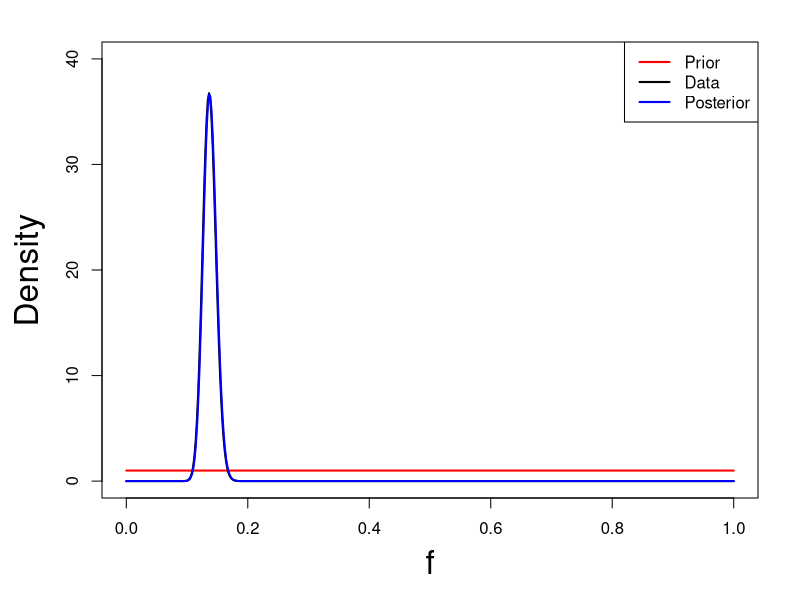

Write the R code that produced this figure. (Note: this script raises an error after producing the figure.)
library(vioplot)



# ~~~~~~~~~~~~~~~~~~~~~~~~~~~~~~~~~~~~~~~~~~~~~~~~~~~~~~~~~~~~~~~~~~~~
# example from slides
# ~~~~~~~~~~~~~~~~~~~~~~~~~~~~~~~~~~~~~~~~~~~~~~~~~~~~~~~~~~~~~~~~~~~~
res <- 500
prior <- dbeta(seq(0,1,length.out = res), 1, 1)
data <- dbeta(seq(0,1,length.out = res), 137, 863)
posterior <- dbeta(seq(0,1,length.out = res), 138, 864)

par(mfrow = c(1,1), mar = c(5.1,5.1,2.1,2.1))
plot(prior ~ seq(0,1,length.out = res), type = 'l', ylim = c(0,40), lwd = 2,
     col = 'red', xlab = 'f', ylab = 'Density', cex.lab = 2)
points(data ~ seq(0,1,length.out = res), type = 'l', lwd = 2)
points(posterior ~ seq(0,1,length.out = res), type = 'l', lwd = 2, 
       col = 'blue')
legend('topright', c('Prior','Data','Posterior'),
       lwd = 2, col = c('red','black','blue'))

# ~~~~~~~~~~~~~~~~~~~~~~~~~~~~~~~~~~~~~~~~~~~~~~~~~~~~~~~~~~~~~~~~~~~~
# ~~~~~~~~~~~~~~~~~~~~~~~~~~~~~~~~~~~~~~~~~~~~~~~~~~~~~~~~~~~~~~~~~~~~
# Let's imagine we're going to mark and release 1000 ducks (k)...
# ~~~~~~~~~~~~~~~~~~~~~~~~~~~~~~~~~~~~~~~~~~~~~~~~~~~~~~~~~~~~~~~~~~~~
# ~~~~~~~~~~~~~~~~~~~~~~~~~~~~~~~~~~~~~~~~~~~~~~~~~~~~~~~~~~~~~~~~~~~~
n <- 1000

# ~~~~~~~~~~~~~~~~~~~~~~~~~~~~~~~~~~~~~~~~~~~~~~~~~~~~~~~~~~~~~~~~~~~~
# we'll assume that our 'true' band-recovery probability is 0.05, 
# or that hunters will shoot, recover, and report 5% of the total 
# population (we'll assume that our marked population is representative)
# ~~~~~~~~~~~~~~~~~~~~~~~~~~~~~~~~~~~~~~~~~~~~~~~~~~~~~~~~~~~~~~~~~~~~
f <- 0.05

# ~~~~~~~~~~~~~~~~~~~~~~~~~~~~~~~~~~~~~~~~~~~~~~~~~~~~~~~~~~~~~~~~~~~~
# now we'll generate some data (y), or the number of ducks that are actually
# killed, retrived, and reported by hunters
# ~~~~~~~~~~~~~~~~~~~~~~~~~~~~~~~~~~~~~~~~~~~~~~~~~~~~~~~~~~~~~~~~~~~~
?rbinom()
y <- rbinom(1, n, f)

# sample 1000 marked birds with same f for 50 years (z)
z <- rbinom(50, n, f)
hist(z, breaks = 20)

# ~~~~~~~~~~~~~~~~~~~~~~~~~~~~~~~~~~~~~~~~~~~~~~~~~~~~~~~~~~~~~~~~~~~~
# great, now we have our data!
# let's consider three priors...
# the two numbers are the alpha and beta parameters for a beta distribution
# ~~~~~~~~~~~~~~~~~~~~~~~~~~~~~~~~~~~~~~~~~~~~~~~~~~~~~~~~~~~~~~~~~~~~
weak <- c(1,1)
mod <- c(1,9)
strong <- c(100,900)



# ~~~~~~~~~~~~~~~~~~~~~~~~~~~~~~~~~~~~~~~~~~~~~~~~~~~~~~~~~~~~~~~~~~~~
# let's visualize our priors!
# ~~~~~~~~~~~~~~~~~~~~~~~~~~~~~~~~~~~~~~~~~~~~~~~~~~~~~~~~~~~~~~~~~~~~
samples <- 10000
vioplot(rbeta(samples, weak[1], weak[2]),
        rbeta(samples, mod[1], mod[2]),
        rbeta(samples, strong[1], strong[2]),
        names = c('Beta(1,1)', 'Beta(1,9)','Beta(5,95)'))


# ~~~~~~~~~~~~~~~~~~~~~~~~~~~~~~~~~~~~~~~~~~~~~~~~~~~~~~~~~~~~~~~~~~~~
# lets generate some posteriors (along with an MC maximum likelihood estimate)
# ~~~~~~~~~~~~~~~~~~~~~~~~~~~~~~~~~~~~~~~~~~~~~~~~~~~~~~~~~~~~~~~~~~~~
samples <- 10000
p.weak <- rbeta(samples, weak[1]+y, weak[2]+(n-y))
p.mod <- rbeta(samples, mod[1]+y, mod[2]+(n-y))
p.strong <- rbeta(samples, strong[1]+y, strong[2]+(n-y))
ml.est <- rbeta(samples, y, (n-y))

# ~~~~~~~~~~~~~~~~~~~~~~~~~~~~~~~~~~~~~~~~~~~~~~~~~~~~~~~~~~~~~~~~~~~~
# let's generate some summary statistics of the posterior distribution
# ~~~~~~~~~~~~~~~~~~~~~~~~~~~~~~~~~~~~~~~~~~~~~~~~~~~~~~~~~~~~~~~~~~~~
q.weak <- quantile(p.weak, c(0.025,0.5,0.975))
q.mod <- quantile(p.mod, c(0.025,0.5,0.975))
q.strong <- quantile(p.strong, c(0.025,0.5,0.975))
q.ml <- quantile(ml.est, c(0.025,0.5,0.975))


# ~~~~~~~~~~~~~~~~~~~~~~~~~~~~~~~~~~~~~~~~~~~~~~~~~~~~~~~~~~~~~~~~~~~~
# let's plot our posteriors and our MLE
# ~~~~~~~~~~~~~~~~~~~~~~~~~~~~~~~~~~~~~~~~~~~~~~~~~~~~~~~~~~~~~~~~~~~~
vioplot(p.weak, p.mod, p.strong, ml.est,
        drawRect = F, ylab = 'Estimates of band-recovery probability',
        xlab = 'Priors (and non-Bayes)', line = 3, cex.lab = 2,
        names = c('Beta(1,1)','Beta(1,9)','Beta(5,95)','ML'), ylim = c(0,0.1))
arrows(1:4, c(q.weak[1],q.mod[1],q.strong[1],q.ml[1]), 
       1:4, c(q.weak[3],q.mod[3],q.strong[3],q.ml[3]),
       length = 0)
points(c(q.weak[2],q.mod[2],q.strong[2],q.ml[2]), pch = 21, bg = 'white', cex = 2)

q.weak[2];q.mod[2];q.strong[2];q.ml[2]



# ~~~~~~~~~~~~~~~~~~~~~~~~~~~~~~~~~~~~~~~~~~~~~~~~~~~~~~~~~~~~~~~~~~~~
# using a prior from the literature,
# imagine an estimate of 0.0487 with an sd of 0.01 has been published
# and you want to use that (or something like that) as hyperpriors
# for a beta distribution.... how would you do that?
#
# moment matching! 
# ~~~~~~~~~~~~~~~~~~~~~~~~~~~~~~~~~~~~~~~~~~~~~~~~~~~~~~~~~~~~~~~~~~~~
mu <- 0.0487
sd <- 0.01

alpha = ((1-mu)/(sd*sd) - (1/mu)) * mu^2
beta = alpha * (1/mu - 1)

pub <- rnorm(samples, 0.0487, 0.01)
pri <- rbeta(samples, alpha, beta)

q.pub <- quantile(pub, c(0.025,0.5,0.975))
q.pri <- quantile(pri, c(0.025,0.5,0.975))

vioplot(pub, pri, drawRect = F,
        names = c('Normal(0.0487, sd = 0.01)','Beta(22.51,439.77)'))
arrows(1:2, c(q.pub[1],q.pri[1]), 1:2, c(q.pub[3],q.pri[3]), length = 0, lty = 1, col = 'white')
points(c(q.pub[2],q.pri[2]) ~ c(1:2), pch = 21, bg = 'white', cex = 2)

# ~~~~~~~~~~~~~~~~~~~~~~~~~~~~~~~~~~~~~~~~~~~~~~~~~~~~~~~~~~~~~~~~~~~~
# HOMEWORK:
#
# 1) generate a new posterior distribution given the normal distribution from the literature and moment matching!
#
# 2) play with priors! try >5 different priors to generate posteriors... try some really bad ones!
#    assume you think you know everything and you're deeply wrong... see what happens :)
#    simple models like this are the easiest to use to understand the effects of bad priors
#
# 3) Visualize, visualize, visualize! My favorite way to get to know distributions (after
#    a cursory inspection of expected mean and variance) is to simply plot them, e.g.,
hist(rbeta(10000, 22, 78), breaks = 1000)
#    this will help you rapidly understand relationships between values used in the distribution
#    e.g., the mean of a beta is equal to alpha/(alpha + beta), you can see it in the histogram
#    try 50 and 50, 75 and 25, 5 and 5, etc. as the sum of the two numbers decline variance will
#    increase, as alpha gets bigger relative to beta the mean will increase, etc. Make some panel
#    plots, etc.
# ~~~~~~~~~~~~~~~~~~~~~~~~~~~~~~~~~~~~~~~~~~~~~~~~~~~~~~~~~~~~~~~~~~~~
